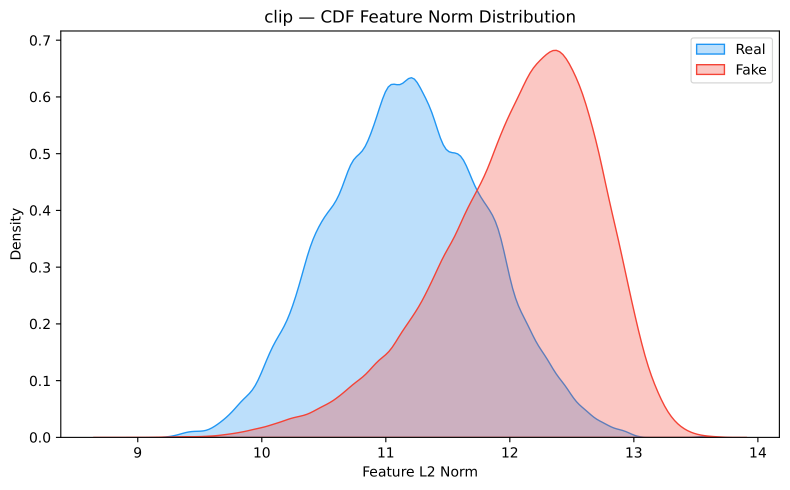
#> input picture experiments/2026-05-05_paper_feature_geometry/figures/frame_level/norm_histogram/clip_cdf_norm_hist.png, 1579 x 980 px, found by its file name (shown at 1/2 size)
$ python make_rebuttal_figures.py
#> lines starting #> are read from the running program, lines starting #| are printed output that depends on the picture
"""Assemble rebuttal figures from EXISTING artifacts (no new experiments).

Figure 1: CLIP feature-norm distributions, CDF vs DFD (side-by-side).
  Source: figures/frame_level_bw/norm_histogram/clip_{cdf,dfd}_norm_hist.png
  (seed-42 raw-train checkpoint, frame-level, real vs fake)

Figure 2: per-seed paired AUC deltas from results/auc_video_level_60rows.csv.
  Left:  CDF, direction - raw   (claim: direction wins on CDF)
  Right: DFD, raw - direction   (claim: raw wins on DFD)

Run:  python scripts/make_rebuttal_figures.py
"""

from pathlib import Path

import matplotlib
matplotlib.use("Agg")
import matplotlib.pyplot as plt
import pandas as pd
from PIL import Image

HERE = Path(__file__).resolve().parents[1]
FIGS = HERE / "figures"
OUT = FIGS / "rebuttal"
OUT.mkdir(parents=True, exist_ok=True)

SEEDS = [7, 42, 123, 999, 2048]
STYLE = {"CLIP": dict(marker="o", color="black"),
         "DINOv2": dict(marker="^", color="0.35"),
         "EfficientNet": dict(marker="s", color="0.6")}


def fig_norm_hist_pair():
    src = [FIGS / "frame_level_bw" / "norm_histogram" / name
           for name in ("clip_cdf_norm_hist.png", "clip_dfd_norm_hist.png")]
    imgs = [Image.open(p) for p in src]
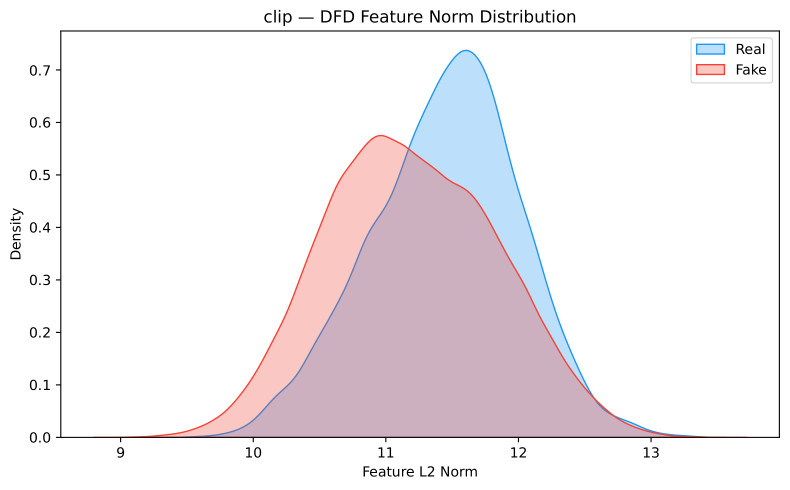
#> input picture experiments/2026-05-05_paper_feature_geometry/figures/frame_level/norm_histogram/clip_dfd_norm_hist.png, 1579 x 980 px, found by its file name (shown at 1/2 size)
#> imgs = 2 items
    h = min(im.height for im in imgs)
#> h = 980
    imgs = [im.resize((round(im.width * h / im.height), h)) for im in imgs]
    gap = 24
    canvas = Image.new("RGB", (sum(im.width for im in imgs) + gap, h), "white")
#> canvas: PIL image 3182x980 RGB; every value is 255
    x = 0
    for im in imgs:
        canvas.paste(im, (x, 0))
        x += im.width + gap
#> this loop made 2 passes
#> x on passes 1 to 2: 1603, 3206
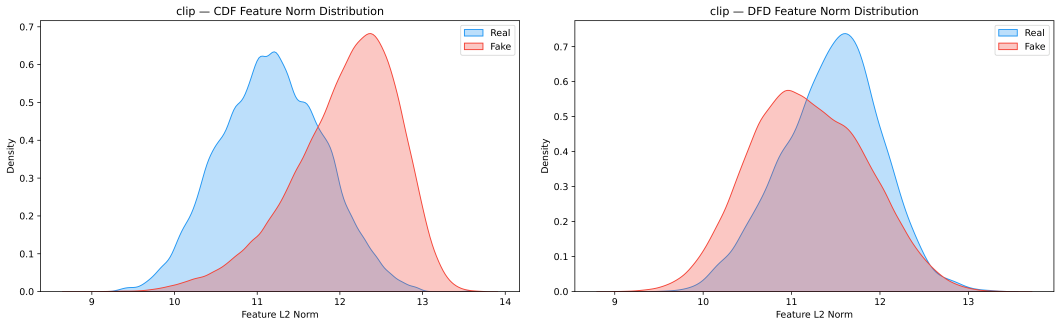
#> canvas: PIL image 3182x980 RGB (shown at 1/3 size); mean R, G, B 240.7, 236.1, 239.7
#> after the loop, x = 3206
    dst = OUT / "fig_norm_hist_clip_cdf_vs_dfd.png"
    canvas.save(dst)
    print(f"saved {dst}")


def fig_seed_deltas():
#> (the run stopped early here; a loop or call above may not have finished)
